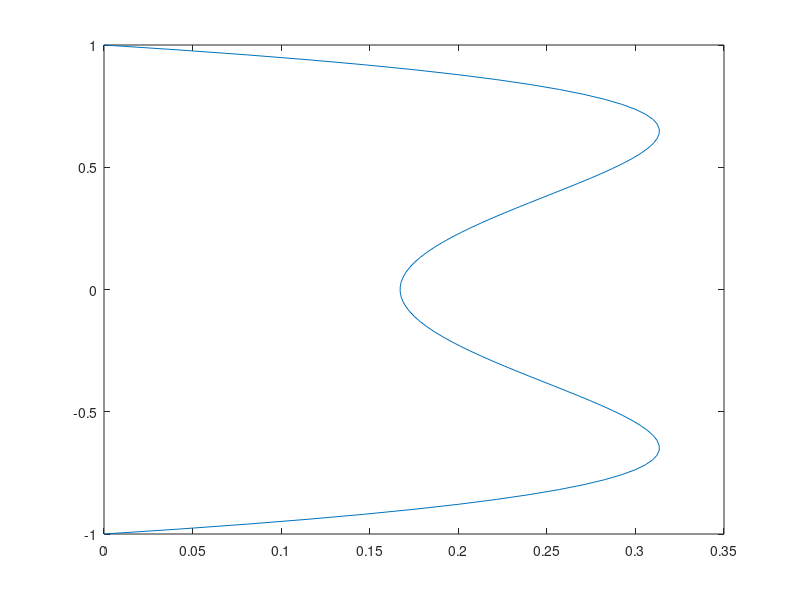

Write the MATLAB code that produced this figure.
mu = 0.1;
p0 = 1;
y = linspace(-1,1,100);
h = 1;
k = 1;

p1 = 1;
t = 0;

U0 = p0/(2*mu)*(h^2-y.^2);

U1 = 1i*p1/(k)*(cosh(y*sqrt(1i*k/mu))/cosh(h*sqrt(1i*k/mu)) - 1)*exp(1i*k*t);


plot(real(U1),y)
